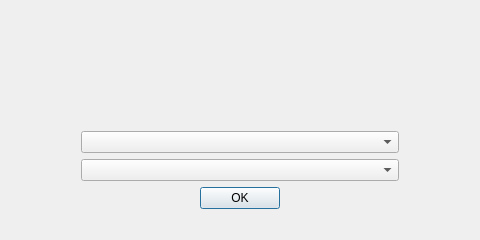
<?xml version="1.0" encoding="UTF-8"?>
<ui version="4.0">
 <class>chooseOfficeWindow</class>
 <widget class="QDialog" name="chooseOfficeWindow">
  <property name="geometry">
   <rect>
    <x>0</x>
    <y>0</y>
    <width>480</width>
    <height>240</height>
   </rect>
  </property>
  <property name="windowTitle">
   <string>SNAP CRM :: Выбор офиса</string>
  </property>
  <layout class="QGridLayout" name="gridLayout_2">
   <item row="0" column="0">
    <layout class="QGridLayout" name="gridLayout">
     <property name="leftMargin">
      <number>70</number>
     </property>
     <property name="topMargin">
      <number>100</number>
     </property>
     <property name="rightMargin">
      <number>70</number>
     </property>
     <item row="1" column="0">
      <widget class="QComboBox" name="officesComboBox"/>
     </item>
     <item row="2" column="0">
      <widget class="QDialogButtonBox" name="buttonBox">
       <property name="orientation">
        <enum>Qt::Horizontal</enum>
       </property>
       <property name="standardButtons">
        <set>QDialogButtonBox::Ok</set>
       </property>
       <property name="centerButtons">
        <bool>true</bool>
       </property>
      </widget>
     </item>
     <item row="0" column="0">
      <widget class="QComboBox" name="companiesComboBox">
       <property name="enabled">
        <bool>true</bool>
       </property>
      </widget>
     </item>
    </layout>
   </item>
  </layout>
 </widget>
 <resources/>
 <connections>
  <connection>
   <sender>buttonBox</sender>
   <signal>accepted()</signal>
   <receiver>chooseOfficeWindow</receiver>
   <slot>accept()</slot>
   <hints>
    <hint type="sourcelabel">
     <x>297</x>
     <y>253</y>
    </hint>
    <hint type="destinationlabel">
     <x>157</x>
     <y>274</y>
    </hint>
   </hints>
  </connection>
 </connections>
</ui>
